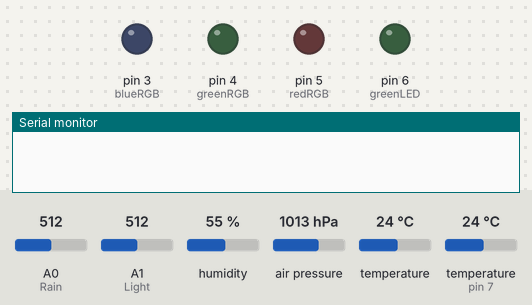
The sketch below on a simulated Arduino Uno, built with avr-gcc and run on an emulated ATmega328P. Parts: output pins drawn as LEDs (lit = HIGH), the last lines printed to the serial monitor. The inputs (shaded band) are chosen by the test bench; at power-on: A0 (Rain) = 512, A1 (Light) = 512, humidity 55 %, air pressure 1013 hPa, temperature 24 °C, temperature (sensor on pin 7) 24 °C. The local clock reads 2024-03-15 10:24:30 at power-on unless the sketch sets it.

Above: at 0.1 s.
1.5 s: A0 (Rain) set to 670
At 8.4 s:
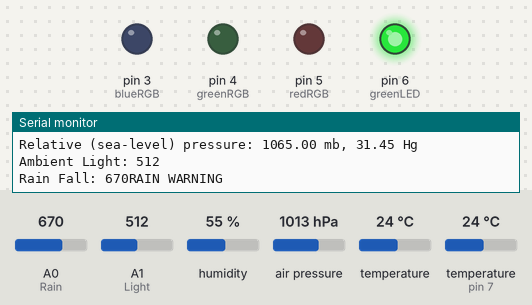
9.6 s: A0 (Rain) set to 696
Timing chart, 0 to 39.1 s (numbered marks = the images above; inputs shaded):
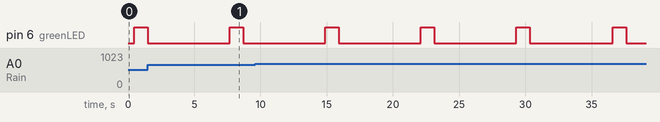

The sketch:

Weather_Local_.ino
```cpp
#include <dht11.h>
#include <SFE_BMP180.h>
#include <Wire.h>
#include "RTClib.h"

dht11 DHT11;
RTC_DS3231 rtc;
SFE_BMP180 pressure;

#define ALTITUDE 441.0 // Altitude of Home(Gampola) in meters

int ambientLight = 0;
double humidity= 0;
double temperature = 0;
int rainfall=0;
double P,p0,a;

//define Sensors;
int tempIn = 7;
// light = A1
// rainfall = A0

//Define Lights
int greenLED = 6;
int redRGB = 5;
int greenRGB = 4;
int blueRGB = 3;

int pressureArray[10]={0};
byte counter=0;
byte delta_time=0;
int delayTime = 5000;
int t_hour=0;
int t_minute=0;

void setup() {
  Serial.begin(9600);
  pinMode(A0, INPUT);       //Rain
  pinMode(A1, INPUT);       //Light
  pinMode(greenLED, OUTPUT);
  pinMode(redRGB, OUTPUT);
  pinMode(greenRGB, OUTPUT);
  pinMode(blueRGB, OUTPUT);
  pressure.begin();

  delay(200);
}

void loop() {
  // record the values
  ambientLight = analogRead(A1); //  light = A1
  rainfall = analogRead(A0); // rainfall = A0
  int chk = DHT11.read(tempIn);
  humidity = (double)DHT11.humidity,2;
  temperature = (double)DHT11.temperature,2;
  Serial.println(chk);
  if ((chk == -1) &&(pressure.begin())){
      digitalWrite(greenLED, HIGH);
    }
//  RGBled(2);
//  for the pressure sensor
  P = pressureMeasure();
  p0 = station2sealevel(P,ALTITUDE, temperature);

//  Print Values
  printValues(humidity,temperature, ambientLight, rainfall,P , p0, pressureArray);
  blinkGreen();
  delay(delayTime);
//  RGBled(4);
}
double pressureMeasure(){
  char status;
  double P,T;
  status = pressure.startTemperature();
  if (status != 0)
  {
    // Wait for the measurement to complete:
    delay(status);
    status = pressure.getTemperature(T);
    if (status != 0)
    {
      status = pressure.startPressure(3);
      if (status != 0)
      {
        // Wait for the measurement to complete:
        delay(status);
        status = pressure.getPressure(P,T);
        if (status != 0)
        {
          // return measurement:
          return (P);
        }
        else RGBled((int)1);
      }
      else RGBled((int)1);
    }
    else RGBled((int)1);
  }
  else RGBled((int)1);


  }
//PRinting the Values
void printValues(float humidity, float temp, int light, int rain, double P , double p0,int pressureArray[]){
  Serial.println();

  Serial.print("Humidity: ");
  Serial.println(humidity);

  Serial.print("Temperature(C): ");
  Serial.print(temp);
  Serial.print(" deg C, ");
  Serial.println("");

  Serial.print("Barometric Pressure: ");
  printPressure(P, p0);

  Serial.print("Ambient Light: ");
  Serial.println(light);

  Serial.print("Rain Fall: ");
  Serial.print(rain);
  rainText(rain);

  forecast(pressureArray,p0);

  Serial.println("");
 }

//Void Print Pressure
char printPressure(double P,double p0){
  // Print out the measurement:
  Serial.print("Absolute pressure: ");
  Serial.print(P,2);
  Serial.print(" mb, ");
  Serial.print(P*0.0295333727,2);
  Serial.println(" Hg");

  Serial.print("Relative (sea-level) pressure: ");
  Serial.print(p0,2);
  Serial.print(" mb, ");
  Serial.print(p0*0.0295333727,2);
  Serial.println(" Hg");
//
}


//For green light blink
 void blinkGreen(){
  digitalWrite(greenLED, HIGH);   // turn the LED on (HIGH is the voltage level)
  delay(1000);                       // wait for a second
  digitalWrite(greenLED, LOW);    // turn the LED off by making the voltage LOW
  delay(1000);                       // wait for a second
  }

void RGBled(int type){
  switch (type)
  {
    case 1:
      digitalWrite(redRGB, HIGH);
      break;
    case 2:
      digitalWrite(blueRGB, HIGH);
      break;
    case 3:
      digitalWrite(greenRGB, HIGH);
      break;
    default:
      digitalWrite(blueRGB, LOW);
      digitalWrite(greenRGB, LOW);
      digitalWrite(redRGB, LOW);
      break;
  }
  }
//Rain Sting OUT
void rainText(int rain){
  int range = map(rain, 0, 1024, 0, 3);

  switch (range)
    {
      case 0:
        Serial.println("RAINING");
        break;

      case 1:
        Serial.println("RAIN WARNING");
        break;

      case 2:
        Serial.println("NOT RAINING");
        break;
  }
}

//sea level calculation for zambretti

int station2sealevel(int p, int height, int t)
{
  return (double) p*pow(1-0.0065*(double)height/(t+0.0065*(double)height+273.15),-5.275);
}

int myabs(int val){
  if (val<0)
    return -val;
  return val;
  }

int calc_zambretti(int curr_pressure, int prev_pressure, int mon){
        if (curr_pressure<prev_pressure){
          //FALLING
          if (mon>=4 and mon<=9)
          //summer
          {
            if (curr_pressure>=1030)
              return 2;
            else if(curr_pressure>=1020 and curr_pressure<1030)
              return 8;
            else if(curr_pressure>=1010 and curr_pressure<1020)
              return 18;
            else if(curr_pressure>=1000 and curr_pressure<1010)
              return 21;
            else if(curr_pressure>=990 and curr_pressure<1000)
              return 24;
            else if(curr_pressure>=980 and curr_pressure<990)
              return 24;
            else if(curr_pressure>=970 and curr_pressure<980)
              return 26;
            else if(curr_pressure<970)
              return 26;
          }
          else{
          //winter
            if (curr_pressure>=1030)
              return 2;
            else if(curr_pressure>=1020 and curr_pressure<1030)
              return 8;
            else if(curr_pressure>=1010 and curr_pressure<1020)
              return 15;
            else if(curr_pressure>=1000 and curr_pressure<1010)
              return 21;
            else if(curr_pressure>=990 and curr_pressure<1000)
              return 22;
            else if(curr_pressure>=980 and curr_pressure<990)
              return 24;
            else if(curr_pressure>=970 and curr_pressure<980)
              return 26;
            else if(curr_pressure<970)
              return 26;
          }
        }
        else if (curr_pressure>prev_pressure){
          //RAISING
          if (mon>=4 and mon<=9){
            //summer
            if (curr_pressure>=1030)
              return 1;
            else if(curr_pressure>=1020 and curr_pressure<1030)
              return 2;
            else if(curr_pressure>=1010 and curr_pressure<1020)
              return 3;
            else if(curr_pressure>=1000 and curr_pressure<1010)
              return 7;
            else if(curr_pressure>=990 and curr_pressure<1000)
              return 9;
            else if(curr_pressure>=980 and curr_pressure<990)
              return 12;
            else if(curr_pressure>=970 and curr_pressure<980)
              return 17;
            else if(curr_pressure<970)
              return 17;
          }
          else
            //winter
           {
            if (curr_pressure>=1030)
              return 1;
            else if(curr_pressure>=1020 and curr_pressure<1030)
              return 2;
            else if(curr_pressure>=1010 and curr_pressure<1020)
              return 6;
            else if(curr_pressure>=1000 and curr_pressure<1010)
              return 7;
            else if(curr_pressure>=990 and curr_pressure<1000)
              return 10;
            else if(curr_pressure>=980 and curr_pressure<990)
              return 13;
            else if(curr_pressure>=970 and curr_pressure<980)
              return 17;
            else if(curr_pressure<970)
              return 17;
           }
        }
        else{
            if (curr_pressure>=1030)
              return 1;
            else if(curr_pressure>=1020 and curr_pressure<1030)
              return 2;
            else if(curr_pressure>=1010 and curr_pressure<1020)
              return 11;
            else if(curr_pressure>=1000 and curr_pressure<1010)
              return 14;
            else if(curr_pressure>=990 and curr_pressure<1000)
              return 19;
            else if(curr_pressure>=980 and curr_pressure<990)
              return 23;
            else if(curr_pressure>=970 and curr_pressure<980)
              return 24;
            else if(curr_pressure<970)
              return 26;

        }
}

char forecast(int pressureArray[], double p0 ){
  DateTime now = rtc.now();
  int t_hour2=now.hour();
  int t_minute2=now.minute();
  int Z=0;
//One Minute Intervals
  if (t_hour2!=t_hour or t_minute2!=t_minute){
    delta_time++;
    if (delta_time>10){
      delta_time=0;

      if (counter==10)
      {
        for (int i=0; i<9;i++){
          pressureArray[i]=pressureArray[i+1];
        }
        pressureArray[counter-1]=p0;
      }
      else{
        pressureArray[counter]=p0;
        counter++;
      }
    }
     Z=calc_zambretti((pressureArray[9]+pressureArray[8]+pressureArray[7])/3,(pressureArray[0]+pressureArray[1]+pressureArray[2])/3, now.month());
     Serial.println("-----------------------");
     Serial.print("Forecast: ");
     Serial.println("Z Value"+ Z);
//     Serial.println("Date"+ (char)now.day()+ " " +(char)now.month()+" "+(char)now.year());
//     Serial.println("Time"+ (char)now.hour()+":" +(char)now.minute());

      if (pressureArray[9]>0 and pressureArray[0]>0){
        if (pressureArray[9]+pressureArray[8]+pressureArray[7]-pressureArray[0]-pressureArray[1]-pressureArray[2]>=3){
      //RAISING
        if (Z<3){
          Serial.print("Sunny");
        }
        else if (Z>=3 and Z<=9){
          Serial.print("Sunny Cloudy");
        }
        else if (Z>9 and Z<=17)
          Serial.print("Cloudy");
        else if (Z>17){
          Serial.print("Rainy");
          }
      }

        else if (pressureArray[0]+pressureArray[1]+pressureArray[2]-pressureArray[9]-pressureArray[8]-pressureArray[7]>=3){
      //FALLING
        if (Z<4)
          Serial.print("Sunny");
        else if (Z>=4 and Z<14){
          Serial.print("Sunny Cloudy");
        }
        else if (Z>=14 and Z<19){
          Serial.print("Worsening");
        }
        else if (Z>=19 and Z<21)
          Serial.print("Cloudy");
        else if (Z>=21){
          Serial.print("Rainy");
          }
      }
      else{
       //STEADY
       if (Z<5)
          Serial.print("Sunny");
        else if (Z>=5 and Z<=11){
          Serial.print("Sunny Cloudy");
        }
        else if (Z>11 and Z<14)
          Serial.print("Cloudy");
        else if (Z>=14 and Z<19){
          Serial.print("Worsening");
        }
        else if (Z>19){
          Serial.print("Rainy");
        }
      }
     }
     else{
      if (p0<1005)
        Serial.print("Rainy");
      else if (p0>=1005 and p0<=1015)
        Serial.print("Cloudy");
      else if (p0>1015 and p0<1025)
        Serial. print("Sunny Cloudy");
      else
        Serial.print("Rainy");
     }
    Serial.println();
    Serial.println("-----------------------");
    t_hour=t_hour2;
    t_minute=t_minute2;
  }
  }
```

Measured:
- by itself, pin 6 (greenLED): alternates HIGH for 1.0 s and LOW for 6.2 s
